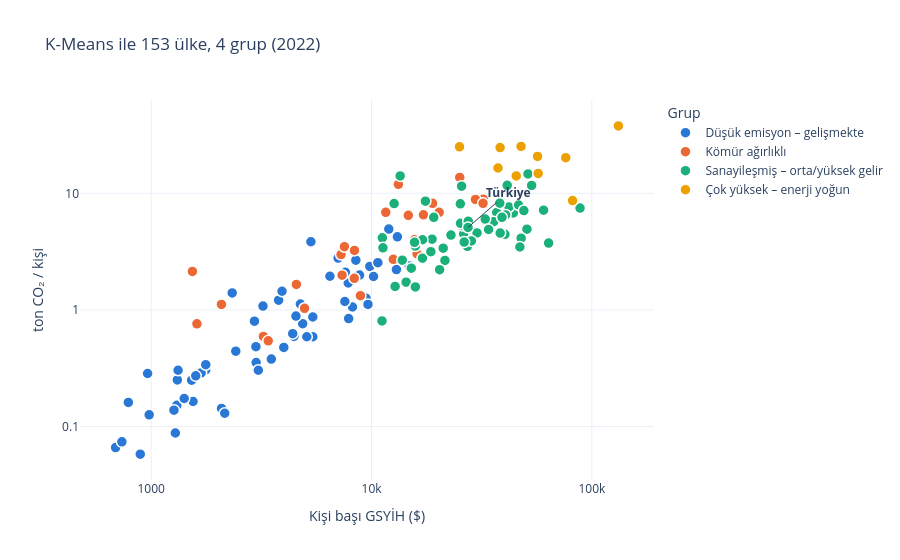

Notebook source saved alongside this figure:
### Markdown cell above
## 7. Makine öğrenmesi: K-Means ile ülke grupları

Özellikler: kişi başı CO₂, kişi başı enerji, karbon yoğunluğu (enerji başına CO₂), kömür payı ve kişi başı GSYİH (log). Veriyi standartlaştırıp küme sayısını **siluet skoru** ile seçiyoruz.

### Code cell
k = ulkeler[(ulkeler.year == GSYIH_SON) & (ulkeler.population > 1_000_000)].copy()
k["gdp_pc"] = k.gdp / k.population
k["log_gdp_pc"] = np.log(k.gdp_pc)
k["komur_payi"] = k.coal_co2.fillna(0) / k.co2 * 100
ozellikler = ["co2_per_capita", "energy_per_capita", "co2_per_unit_energy", "komur_payi", "log_gdp_pc"]
k = k.dropna(subset=ozellikler)
X = StandardScaler().fit_transform(k[ozellikler])

skor = {n: silhouette_score(X, KMeans(n, n_init=20, random_state=42).fit_predict(X)) for n in range(2, 8)}
K = min(max(skor, key=skor.get), 4)        # yorumlanabilirlik için en fazla 4 grup
k["kume"] = KMeans(K, n_init=20, random_state=42).fit_predict(X)
print("Siluet skorları:", {n: round(s, 3) for n, s in skor.items()}, f"→ k = {K}")

# Kümelere profil özelliklerine göre isim ver
med = k.groupby("kume")[ozellikler].median()
ad = {med.co2_per_capita.idxmax(): "Çok yüksek – enerji yoğun"}
ad[med.drop(list(ad)).co2_per_capita.idxmin()] = "Düşük emisyon – gelişmekte"
kalan = med.drop(list(ad))
if len(kalan) == 2:
    ad[kalan.komur_payi.idxmax()] = "Kömür ağırlıklı"
    ad[kalan.komur_payi.idxmin()] = "Sanayileşmiş – orta/yüksek gelir"
elif len(kalan) == 1:
    ad[kalan.index[0]] = "Orta/yüksek gelir"
k["Grup"] = k.kume.map(ad)
sira = list(k.groupby("Grup").co2_per_capita.median().sort_values().index)

fig = px.scatter(k, x="gdp_pc", y="co2_per_capita", color="Grup", hover_name="country",
                 category_orders={"Grup": sira}, log_x=True, log_y=True,
                 hover_data={"komur_payi": ":.0f", "gdp_pc": ":,.0f", "co2_per_capita": ":.1f", "Grup": False},
                 labels={"gdp_pc": "Kişi başı GSYİH ($)", "co2_per_capita": "ton CO₂ / kişi", "komur_payi": "Kömür payı %"},
                 title=f"K-Means ile {len(k)} ülke, {K} grup ({GSYIH_SON})")
fig.update_traces(marker=dict(size=11, line=dict(width=1.5, color="white")))
t_ = k[k.country == "Turkey"].iloc[0]
fig.add_annotation(x=np.log10(t_.gdp_pc), y=np.log10(t_.co2_per_capita), text="<b>Türkiye</b>",
                   showarrow=True, arrowhead=0, ax=40, ay=-35)
fig.update_layout(height=560)
fig.update_xaxes(dtick=1); fig.update_yaxes(dtick=1)
fig.show()

# Türkiye'ye profil olarak en çok benzeyen ülkeler
i = np.where(k.country.values == "Turkey")[0][0]
benzer = k.assign(mesafe=np.linalg.norm(X - X[i], axis=1)).nsmallest(6, "mesafe").iloc[1:]
print("Türkiye'nin grubu:", t_.Grup, "| En benzer 5 ülke:", ", ".join(benzer.country))
k.groupby("Grup")[["co2_per_capita", "komur_payi", "gdp_pc"]].median().loc[sira] \
 .assign(ulke_sayisi=k.Grup.value_counts())

### Figure 1 — Plotly figure (JSON) as saved in the notebook; plotly's stock layout.template omitted (floating-point values rounded to 4 significant figures)
{"data": [{"customdata": [[34.3, "Düşük emisyon – gelişmekte"], [0.3932, "Düşük emisyon – gelişmekte"], [0.0, "Düşük emisyon – gelişmekte"], [15.81, "Düşük emisyon – gelişmekte"], [5.712, "Düşük emisyon – gelişmekte"], [0.09366, "Düşük emisyon – gelişmekte"], [0.0, "Düşük emisyon – gelişmekte"], [5.011, "Düşük emisyon – gelişmekte"], [26.09, "Düşük emisyon – gelişmekte"], [0.0, "Düşük emisyon – gelişmekte"], [0.0, "Düşük emisyon – gelişmekte"], [0.0, "Düşük emisyon – gelişmekte"], [0.0, "Düşük emisyon – gelişmekte"], [0.0, "Düşük emisyon – gelişmekte"], [0.0172, "Düşük emisyon – gelişmekte"], [0.8995, "Düşük emisyon – gelişmekte"], [0.0, "Düşük emisyon – gelişmekte"], [0.0, "Düşük emisyon – gelişmekte"], [3.106, "Düşük emisyon – gelişmekte"], [0.0, "Düşük emisyon – gelişmekte"], [17.51, "Düşük emisyon – gelişmekte"], [14.48, "Düşük emisyon – gelişmekte"], [0.0, "Düşük emisyon – gelişmekte"], [0.0, "Düşük emisyon – gelişmekte"], [0.0, "Düşük emisyon – gelişmekte"], [7.519, "Düşük emisyon – gelişmekte"], [0.0, "Düşük emisyon – gelişmekte"], [0.0, "Düşük emisyon – gelişmekte"], [0.0, "Düşük emisyon – gelişmekte"], [0.0, "Düşük emisyon – gelişmekte"], [0.002757, "Düşük emisyon – gelişmekte"], [2.782, "Düşük emisyon – gelişmekte"], [3.817, "Düşük emisyon – gelişmekte"], [13.28, "Düşük emisyon – gelişmekte"], [0.332, "Düşük emisyon – gelişmekte"], [0.0, "Düşük emisyon – gelişmekte"], [27.03, "Düşük emisyon – gelişmekte"], [8.329, "Düşük emisyon – gelişmekte"], [0.0, "Düşük emisyon – gelişmekte"], [0.0, "Düşük emisyon – gelişmekte"], [4.562, "Düşük emisyon – gelişmekte"], [0.355, "Düşük emisyon – gelişmekte"], [9.242, "Düşük emisyon – gelişmekte"], [0.8494, "Düşük emisyon – gelişmekte"], [0.0, "Düşük emisyon – gelişmekte"], [9.841, "Düşük emisyon – gelişmekte"], [2.434, "Düşük emisyon – gelişmekte"], [28.09, "Düşük emisyon – gelişmekte"], [0.0, "Düşük emisyon – gelişmekte"], [0.0, "Düşük emisyon – gelişmekte"], [4.328, "Düşük emisyon – gelişmekte"], [9.555, "Düşük emisyon – gelişmekte"], [14.78, "Düşük emisyon – gelişmekte"], [0.0, "Düşük emisyon – gelişmekte"], [0.01273, "Düşük emisyon – gelişmekte"], [8.684, "Düşük emisyon – gelişmekte"], [0.0, "Düşük emisyon – gelişmekte"], [0.0, "Düşük emisyon – gelişmekte"], [0.0, "Düşük emisyon – gelişmekte"], [0.2001, "Düşük emisyon – gelişmekte"], [2.461, "Düşük emisyon – gelişmekte"]], "hovertemplate": "<b>%{hovertext}</b><br><br>Kişi başı GSYİH ($)=%{x:,.0f}<br>ton CO₂ / kişi=%{y:.1f}<br>Kömür payı %=%{customdata[0]:.0f}<extra></extra>", "hovertext": ["Afghanistan", "Algeria", "Angola", "Bangladesh", "Benin", "Bolivia", "Burkina Faso", "Burundi", "Cambodia", "Cameroon", "Central African Republic", "Chad", "Congo", "Cote d'Ivoire", "Cuba", "Democratic Republic of Congo", "Djibouti", "Ecuador", "Egypt", "El Salvador", "Eswatini", "Ethiopia", "Gabon", "Gambia", "Ghana", "Guatemala", "Guinea", "Guinea-Bissau", "Haiti", "Honduras", "Iraq", "Jamaica", "Jordan", "Kenya", "Lebanon", "Liberia", "Madagascar", "Malawi", "Mali", "Mauritania", "Moldova", "Mozambique", "Myanmar", "Namibia", "Nicaragua", "Niger", "Nigeria", "Pakistan", "Palestine", "Paraguay", "Peru", "Rwanda", "Senegal", "Sierra Leone", "Syria", "Tanzania", "Togo", "Tunisia", "Uganda", "Venezuela", "Yemen"], "legendgroup": "Düşük emisyon – gelişmekte", "marker": {"color": "#2a78d6", "line": {"color": "white", "width": 1.5}, "size": 11, "symbol": "circle"}, "mode": "markers", "name": "Düşük emisyon – gelişmekte", "orientation": "v", "showlegend": true, "type": "scatter", "x": [1314.0, 13100.0, 4444.0, 5066.0, 2419.0, 6472.0, 1658.0, 688.9, 3787.0, 2994.0, 736.0, 1307.0, 3924.0, 3996.0, 7609.0, 891.8, 2986.0, 9820.0, 12970.0, 9438.0, 7872.0, 2153.0, 14820.0, 1766.0, 4387.0, 8193.0, 1685.0, 1548.0, 1526.0, 4753.0, 11970.0, 7051.0, 8820.0, 3509.0, 8485.0, 787.5, 1268.0, 1287.0, 1324.0, 3215.0, 7838.0, 962.8, 5414.0, 7564.0, 4868.0, 978.9, 5084.0, 5412.0, 4538.0, 9634.0, 10210.0, 2085.0, 2941.0, 1411.0, 2331.0, 3063.0, 1768.0, 10680.0, 2156.0, 5305.0, 1592.0], "xaxis": "x", "y": [0.251, 4.239, 0.592, 0.603, 0.443, 1.945, 0.291, 0.066, 1.213, 0.354, 0.074, 0.152, 1.446, 0.477, 2.103, 0.058, 0.484, 2.36, 2.219, 1.26, 0.844, 0.135, 2.379, 0.306, 0.626, 1.06, 0.288, 0.164, 0.25, 1.122, 4.939, 2.785, 1.992, 0.379, 2.674, 0.161, 0.138, 0.088, 0.304, 1.08, 1.702, 0.285, 0.589, 1.181, 0.762, 0.126, 0.589, 0.87, 0.886, 1.114, 1.935, 0.143, 0.801, 0.174, 1.399, 0.304, 0.339, 2.54, 0.13, 3.843, 0.272], "yaxis": "y"}, {"customdata": [[73.24, "Kömür ağırlıklı"], [58.86, "Kömür ağırlıklı"], [53.41, "Kömür ağırlıklı"], [72.31, "Kömür ağırlıklı"], [55.67, "Kömür ağırlıklı"], [67.57, "Kömür ağırlıklı"], [65.55, "Kömür ağırlıklı"], [53.37, "Kömür ağırlıklı"], [55.03, "Kömür ağırlıklı"], [47.16, "Kömür ağırlıklı"], [66.25, "Kömür ağırlıklı"], [64.21, "Kömür ağırlıklı"], [85.78, "Kömür ağırlıklı"], [38.6, "Kömür ağırlıklı"], [40.68, "Kömür ağırlıklı"], [90.94, "Kömür ağırlıklı"], [45.2, "Kömür ağırlıklı"], [49.91, "Kömür ağırlıklı"], [54.78, "Kömür ağırlıklı"], [60.98, "Kömür ağırlıklı"], [83.26, "Kömür ağırlıklı"], [39.84, "Kömür ağırlıklı"], [42.82, "Kömür ağırlıklı"], [54.93, "Kömür ağırlıklı"], [46.46, "Kömür ağırlıklı"], [58.58, "Kömür ağırlıklı"]], "hovertemplate": "<b>%{hovertext}</b><br><br>Kişi başı GSYİH ($)=%{x:,.0f}<br>ton CO₂ / kişi=%{y:.1f}<br>Kömür payı %=%{customdata[0]:.0f}<extra></extra>", "hovertext": ["Bosnia and Herzegovina", "Botswana", "Bulgaria", "China", "Czechia", "Estonia", "India", "Indonesia", "Kazakhstan", "Kyrgyzstan", "Laos", "Lesotho", "Mongolia", "Morocco", "Nepal", "North Korea", "North Macedonia", "Philippines", "Poland", "Serbia", "South Africa", "Tajikistan", "Ukraine", "Vietnam", "Zambia", "Zimbabwe"], "legendgroup": "Kömür ağırlıklı", "marker": {"color": "#eb6834", "line": {"color": "white", "width": 1.5}, "size": 11, "symbol": "circle"}, "mode": "markers", "name": "Kömür ağırlıklı", "orientation": "v", "showlegend": true, "type": "scatter", "x": [14690.0, 16100.0, 20270.0, 18920.0, 32130.0, 29630.0, 7350.0, 12550.0, 25140.0, 4558.0, 7270.0, 2083.0, 13230.0, 8349.0, 3229.0, 1538.0, 15630.0, 8905.0, 32070.0, 17200.0, 11600.0, 4964.0, 7532.0, 8365.0, 3398.0, 1612.0], "xaxis": "x", "y": [6.472, 3.031, 6.876, 8.218, 8.905, 8.863, 1.986, 2.719, 13.69, 1.655, 2.983, 1.116, 11.94, 1.869, 0.593, 2.138, 3.995, 1.325, 8.203, 6.547, 6.874, 1.033, 3.485, 3.237, 0.543, 0.761], "yaxis": "y"}, {"customdata": [[12.05, "Sanayileşmiş – orta/yüksek gelir"], [2.574, "Sanayileşmiş – orta/yüksek gelir"], [0.5715, "Sanayileşmiş – orta/yüksek gelir"], [38.01, "Sanayileşmiş – orta/yüksek gelir"], [18.98, "Sanayileşmiş – orta/yüksek gelir"], [0.1069, "Sanayileşmiş – orta/yüksek gelir"], [6.674, "Sanayileşmiş – orta/yüksek gelir"], [13.39, "Sanayileşmiş – orta/yüksek gelir"], [11.69, "Sanayileşmiş – orta/yüksek gelir"], [23.16, "Sanayileşmiş – orta/yüksek gelir"], [20.01, "Sanayileşmiş – orta/yüksek gelir"], [0.7366, "Sanayileşmiş – orta/yüksek gelir"], [9.173, "Sanayileşmiş – orta/yüksek gelir"], [1.739, "Sanayileşmiş – orta/yüksek gelir"], [14.21, "Sanayileşmiş – orta/yüksek gelir"], [23.8, "Sanayileşmiş – orta/yüksek gelir"], [0.0, "Sanayileşmiş – orta/yüksek gelir"], [34.62, "Sanayileşmiş – orta/yüksek gelir"], [8.872, "Sanayileşmiş – orta/yüksek gelir"], [7.517, "Sanayileşmiş – orta/yüksek gelir"], [35.85, "Sanayileşmiş – orta/yüksek gelir"], [15.22, "Sanayileşmiş – orta/yüksek gelir"], [44.21, "Sanayileşmiş – orta/yüksek gelir"], [12.28, "Sanayileşmiş – orta/yüksek gelir"], [0.9724, "Sanayileşmiş – orta/yüksek gelir"], [11.0, "Sanayileşmiş – orta/yüksek gelir"], [23.34, "Sanayileşmiş – orta/yüksek gelir"], [9.215, "Sanayileşmiş – orta/yüksek gelir"], [39.2, "Sanayileşmiş – orta/yüksek gelir"], [0.8777, "Sanayileşmiş – orta/yüksek gelir"], [0.0, "Sanayileşmiş – orta/yüksek gelir"], [5.692, "Sanayileşmiş – orta/yüksek gelir"], [31.65, "Sanayileşmiş – orta/yüksek gelir"], [31.55, "Sanayileşmiş – orta/yüksek gelir"], [7.658, "Sanayileşmiş – orta/yüksek gelir"], [19.07, "Sanayileşmiş – orta/yüksek gelir"], [13.46, "Sanayileşmiş – orta/yüksek gelir"], [9.012, "Sanayileşmiş – orta/yüksek gelir"], [17.88, "Sanayileşmiş – orta/yüksek gelir"], [0.6016, "Sanayileşmiş – orta/yüksek gelir"], [18.79, "Sanayileşmiş – orta/yüksek gelir"], [22.07, "Sanayileşmiş – orta/yüksek gelir"], [31.42, "Sanayileşmiş – orta/yüksek gelir"], [25.47, "Sanayileşmiş – orta/yüksek gelir"], [44.97, "Sanayileşmiş – orta/yüksek gelir"], [7.558, "Sanayileşmiş – orta/yüksek gelir"], [32.01, "Sanayileşmiş – orta/yüksek gelir"], [18.0, "Sanayileşmiş – orta/yüksek gelir"], [1.317, "Sanayileşmiş – orta/yüksek gelir"], [56.45, "Sanayileşmiş – orta/yüksek gelir"], [25.61, "Sanayileşmiş – orta/yüksek gelir"], [37.52, "Sanayileşmiş – orta/yüksek gelir"], [0.0, "Sanayileşmiş – orta/yüksek gelir"], [6.422, "Sanayileşmiş – orta/yüksek gelir"], [0.09332, "Sanayileşmiş – orta/yüksek gelir"], [9.992, "Sanayileşmiş – orta/yüksek gelir"]], "hovertemplate": "<b>%{hovertext}</b><br><br>Kişi başı GSYİH ($)=%{x:,.0f}<br>ton CO₂ / kişi=%{y:.1f}<br>Kömür payı %=%{customdata[0]:.0f}<extra></extra>", "hovertext": ["Albania", "Argentina", "Armenia", "Australia", "Austria", "Azerbaijan", "Belarus", "Belgium", "Brazil", "Chile", "Colombia", "Costa Rica", "Croatia", "Cyprus", "Denmark", "Dominican Republic", "Equatorial Guinea", "Finland", "France", "Georgia", "Germany", "Greece", "Hong Kong", "Hungary", "Iran", "Ireland", "Israel", "Italy", "Japan", "Latvia", "Libya", "Lithuania", "Malaysia", "Mauritius", "Mexico", "Netherlands", "New Zealand", "Norway", "Panama", "Portugal", "Romania", "Russia", "Slovakia", "Slovenia", "South Korea", "Spain", "Sri Lanka", "Sweden", "Switzerland", "Taiwan", "Thailand", "Turkey", "Turkmenistan", "United Kingdom", "Uruguay", "Uzbekistan"], "legendgroup": "Sanayileşmiş – orta/yüksek gelir", "marker": {"color": "#1baf7a", "line": {"color": "white", "width": 1.5}, "size": 11, "symbol": "circle"}, "mode": "markers", "name": "Sanayileşmiş – orta/yüksek gelir", "orientation": "v", "showlegend": true, "type": "scatter", "x": [12790.0, 18830.0, 13790.0, 51310.0, 44000.0, 17030.0, 19160.0, 42060.0, 15160.0, 22930.0, 14360.0, 15810.0, 26180.0, 25730.0, 50730.0, 17020.0, 11200.0, 40610.0, 40310.0, 18590.0, 46500.0, 25340.0, 47780.0, 29470.0, 17560.0, 60350.0, 36990.0, 35830.0, 38200.0, 27240.0, 12660.0, 30110.0, 25290.0, 21150.0, 15810.0, 49130.0, 39090.0, 88390.0, 21530.0, 28390.0, 26330.0, 25630.0, 27470.0, 32800.0, 41280.0, 33980.0, 11160.0, 47120.0, 63620.0, 53280.0, 15670.0, 27410.0, 13490.0, 38360.0, 20370.0, 11260.0], "xaxis": "x", "y": [1.591, 4.047, 2.672, 14.66, 6.78, 3.999, 6.227, 7.638, 2.283, 4.385, 1.729, 1.576, 4.501, 5.311, 4.929, 2.78, 4.157, 6.525, 4.456, 3.162, 7.942, 5.533, 4.121, 4.674, 8.57, 7.177, 6.84, 5.705, 8.237, 3.513, 8.164, 4.578, 8.125, 3.383, 3.528, 7.121, 6.229, 7.483, 2.66, 3.909, 3.818, 11.51, 5.772, 6.017, 11.72, 4.897, 0.805, 3.465, 3.748, 11.7, 3.8, 5.095, 14.12, 4.563, 2.212, 3.409], "yaxis": "y"}, {"customdata": [[0.0, "Çok yüksek – enerji yoğun"], [7.15, "Çok yüksek – enerji yoğun"], [0.2909, "Çok yüksek – enerji yoğun"], [0.03077, "Çok yüksek – enerji yoğun"], [0.002737, "Çok yüksek – enerji yoğun"], [0.07631, "Çok yüksek – enerji yoğun"], [3.212, "Çok yüksek – enerji yoğun"], [0.0, "Çok yüksek – enerji yoğun"], [1.902, "Çok yüksek – enerji yoğun"], [18.13, "Çok yüksek – enerji yoğun"]], "hovertemplate": "<b>%{hovertext}</b><br><br>Kişi başı GSYİH ($)=%{x:,.0f}<br>ton CO₂ / kişi=%{y:.1f}<br>Kömür payı %=%{customdata[0]:.0f}<extra></extra>", "hovertext": ["Bahrain", "Canada", "Kuwait", "Oman", "Qatar", "Saudi Arabia", "Singapore", "Trinidad and Tobago", "United Arab Emirates", "United States"], "legendgroup": "Çok yüksek – enerji yoğun", "marker": {"color": "#eda100", "line": {"color": "white", "width": 1.5}, "size": 11, "symbol": "circle"}, "mode": "markers", "name": "Çok yüksek – enerji yoğun", "orientation": "v", "showlegend": true, "type": "scatter", "x": [38320.0, 45370.0, 47710.0, 37490.0, 132000.0, 56690.0, 81740.0, 25080.0, 76130.0, 57080.0], "xaxis": "x", "y": [24.67, 14.11, 25.24, 16.49, 37.89, 20.73, 8.661, 25.06, 20.22, 14.8], "yaxis": "y"}], "layout": {"annotations": [{"arrowhead": 0, "ax": 40, "ay": -35, "showarrow": true, "text": "<b>Türkiye</b>", "x": 4.438, "y": 0.7071}], "height": 560, "legend": {"title": {"text": "Grup"}, "tracegroupgap": 0}, "title": {"text": "K-Means ile 153 ülke, 4 grup (2022)"}, "xaxis": {"anchor": "y", "domain": [0.0, 1.0], "dtick": 1, "title": {"text": "Kişi başı GSYİH ($)"}, "type": "log"}, "yaxis": {"anchor": "x", "domain": [0.0, 1.0], "dtick": 1, "title": {"text": "ton CO₂ / kişi"}, "type": "log"}}}
